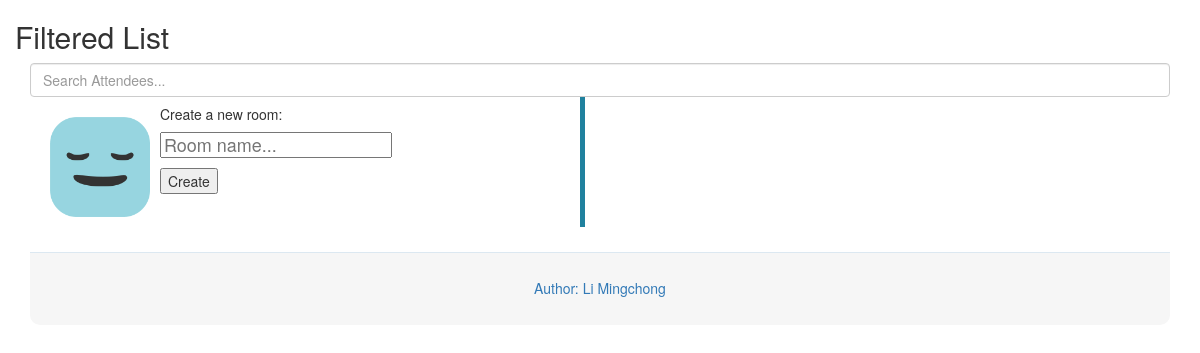
The page /list/ on the database as committed earlier.
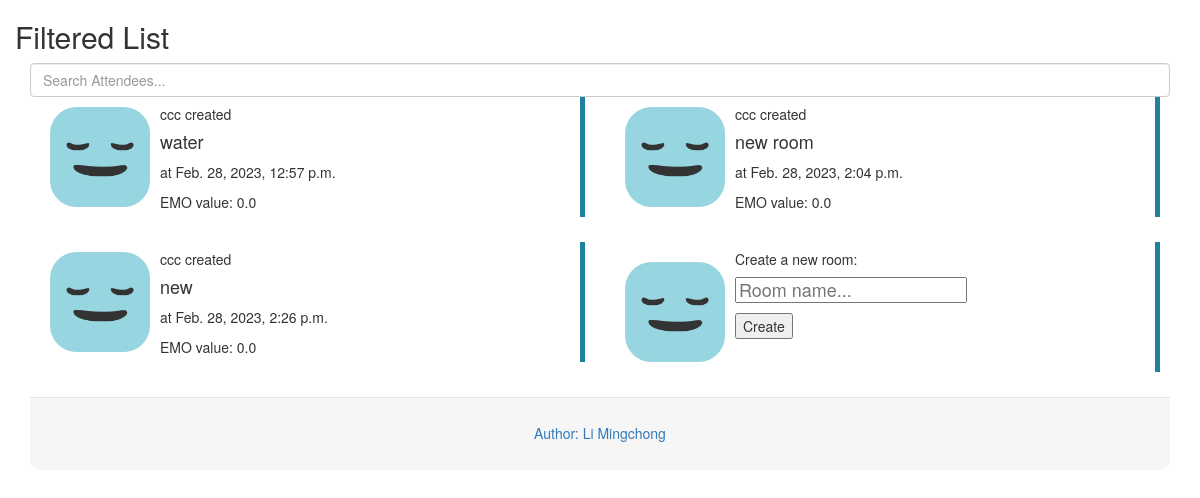
The same page on the database as committed later.
### emo_app/models.py (models this page shows)
class Room(models.Model):
    roomname = models.CharField(max_length=64)
    username = models.CharField(max_length=16)
    time = models.DateTimeField()
    com = models.FloatField()

### emo_app/views.py (the view, shortened to what this page needs)
# urls.py: path('list/', roomlist.as_view(), name='room_list'),
class roomlist(ListView):
    model = Room
    template_name = 'roomlist.html'

### emo_app/templates/roomlist.html (shortened to what this page needs)
<!DOCTYPE html>
<html lang="en">
<head>
</head>
<body>
<link href="//netdna.bootstrapcdn.com/bootstrap/3.1.0/css/bootstrap.min.css" rel="stylesheet" id="bootstrap-css">
<div class="container">
    <div class="row">
        <h2>Filtered List</h2>
        <div class="col-lg-12">
            <input type="search" class="form-control" id="input-search" placeholder="Search Attendees...">
        </div>
        <div class="searchable-container" style="padding: 10px">
            {% for item in object_list %}
                <div class="items col-xs-12 col-sm-6 col-md-6 col-lg-6 clearfix" onclick="select_room('{{ item.roomname }}')">
                    <div class="info-block block-info clearfix">
                        <image class="avatar pull-left" src="/medias/{{ item.com }}.png" title="{{ item.com }}"
                               style="width:120px; height:120px; display: flex; flex-direction: row; justify-content: center; align-items: center; padding: 10px;"></image>
                        <h5>{{ item.username }} created</h5>
                        <h4>{{ item.roomname }}</h4>
                        <p>at {{ item.time }}</p>
                        <span>EMO value: {{ item.com }}</span>
                    </div>
                </div>
            {% endfor %}
            <form action="" method="post">
                <div class="items col-xs-12 col-sm-6 col-md-6 col-lg-6 clearfix">
                    <div class="info-block block-info clearfix">
                        <image class="avatar pull-left" src="/medias/0.0.png" title="0.0"
                               style="width:120px; height:120px; display: flex; flex-direction: row; justify-content: center; align-items: center; padding: 10px;"></image>
                        <span>
                            <h5>Create a new room:</h5>
                            <h4><input name="roomname" placeholder="Room name..."/></h4>
                            <button>Create</button>
                        </span>
                    </div>
                </div>
            </form>
        </div>
    </div>
    <div id="formFooter">
        <a class="underlineHover" href="mailto:li.mingchong@qq.com">Author: Li Mingchong</a>
    </div>
</div>
</body>
</html>

### emo_app/templates/roomlist.html (style rules this page uses)
.info-block { border-right: 5px solid #E6E6E6; margin-bottom: 25px }
.info-block.block-info { border-color: #20819e }
#formFooter { background-color: #f6f6f6; border-top: 1px solid #dce8f1; padding: 25px; text-align: center; -webkit-border-radius: 0 0 10px 10px; border-radius: 0 0 10px 10px; }
.underlineHover:after { display: block; left: 0; bottom: -10px; width: 0; height: 2px; background-color: #56baed; content: ""; transition: width 0.2s; }

Rows that differ between the two databases and show on the page:
added Room: username "ccc", roomname "water", time "Feb. 28, 2023, 12:57 p.m.", com "0.0"
added Room: username "ccc", roomname "new room", time "Feb. 28, 2023, 2:04 p.m.", com "0.0"
added Room: username "ccc", roomname "new", time "Feb. 28, 2023, 2:26 p.m.", com "0.0"
